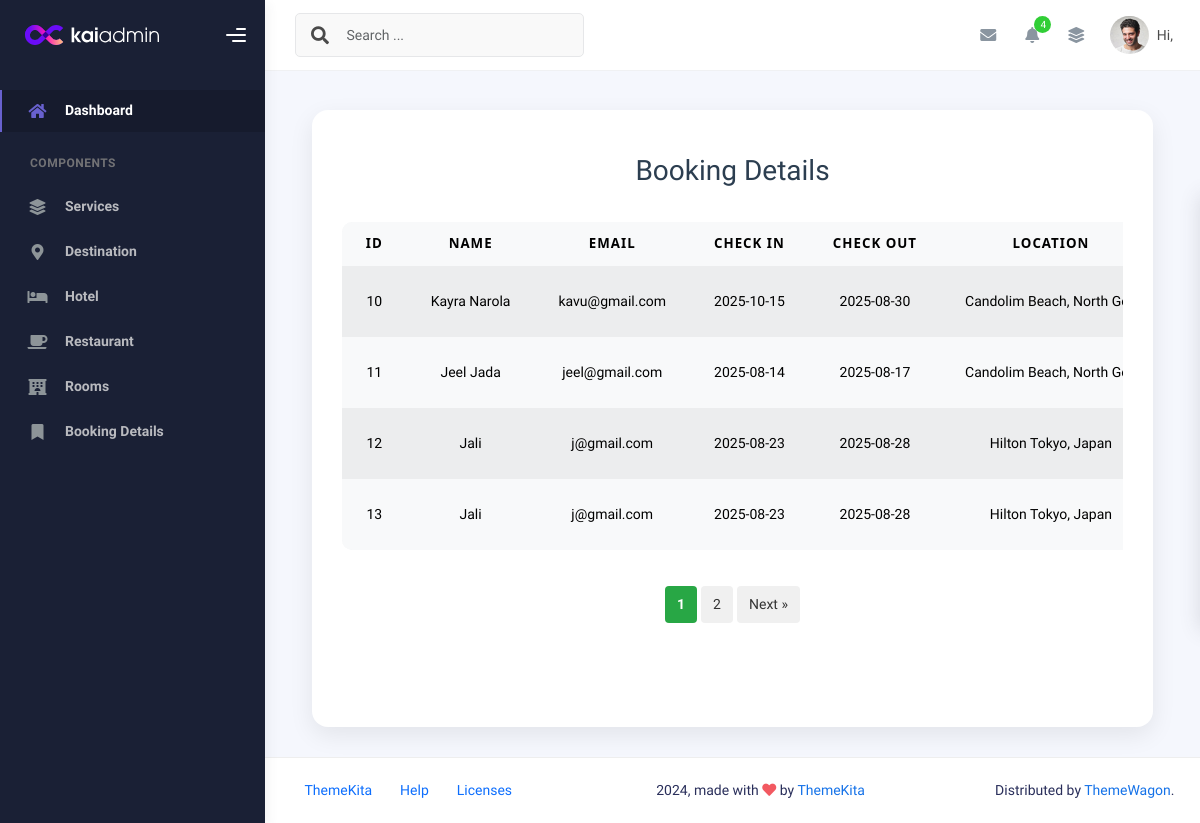
Page /admin/viewBooking.php on the committed database.
### tables this page shows
CREATE TABLE `booking` (
  `id` int(11) NOT NULL,
  `name` text NOT NULL,
  `email` text NOT NULL,
  `check_in` date NOT NULL,
  `check_out` date NOT NULL,
  `location` text NOT NULL,
  `price` int(11) NOT NULL,
  `HotelType` text NOT NULL,
  `status` text NOT NULL
);

### admin/viewBooking.php (the view, shortened to what this page needs)
<?php
include("../db.php");
include("header.php");
$limit = 4;
$page = isset($_GET['page']) && is_numeric($_GET['page']) ? intval($_GET['page']) : 1;
$offset = ($page - 1) * $limit;
$total_query = "SELECT COUNT(*) AS total FROM booking";
$total_result = mysqli_query($conn, $total_query);
$total_row = mysqli_fetch_assoc($total_result);
$total_records = $total_row['total'];
$total_pages = ceil($total_records / $limit);
$select = "SELECT * FROM booking LIMIT $limit OFFSET $offset";
$res = mysqli_query($conn, $select);
?>
<!DOCTYPE html>
<html lang="en">
<head>
    <link rel="stylesheet" href="view-style.css">
    <link rel="stylesheet" href="assets/css/ionicons.min.css">
    <link rel="stylesheet" href="assets/css/flaticon.css">
    <link rel="stylesheet" href="../css/aos.css">
    <link rel="stylesheet" href="../css/ionicons.min.css">
    <link rel="stylesheet" href="../css/flaticon.css">
    <link rel="stylesheet" href="../css/icomoon.css">
</head>
<body>
    <div class="container d-flex justify-content-center" style="margin-top: 80px;">
        <div class="admin-panel">
            <h2>Booking Details</h2>
            <div class="table-responsive">
                <table class="table table-light table-hover table-striped">
                    <thead>
                        <tr>
                            <th>Id</th>
                            <th>Name</th>
                            <th>Email</th>
                            <th>Check In</th>
                            <th>Check Out</th>
                            <th>Location</th>
                        </tr>
                    </thead>
                    <tbody>
                        <?php while ($row = mysqli_fetch_assoc($res)) { ?>
                            <tr>
                                <td><?php echo $row['id']; ?></td>
                                <td><?php echo $row['name']; ?></td>
                                <td><?php echo $row['email']; ?></td>
                                <td><?php echo $row['check_in']; ?></td>
                                <td><?php echo $row['check_out']; ?></td>
                                <td><?php echo $row['location']; ?></td>
                            </tr>
                        <?php } ?>
                    </tbody>
                </table>
            </div>
            <div class="pagination">
                <?php for ($i = 1; $i <= $total_pages; $i++): ?>
                    <a href="?page=<?php echo $i; ?>" class="<?php if ($i == $page) echo 'active'; ?>">
                        <?php echo $i; ?>
                    </a>
                <?php endfor; ?>
                <?php if ($page < $total_pages): ?>
                    <a href="?page=<?php echo $page + 1; ?>">Next &raquo;</a>
                <?php endif; ?>
            </div>
        </div>
    </div>
</body>
</html>
<?php include("footer.php"); ?>

### admin/view-style.css (style rules this page uses)
.admin-panel { width: 90%; max-width: 1200px; background-color: #fff; padding: 40px 30px; border-radius: 16px; box-shadow: 0 8px 24px rgba(0, 0, 0, 0.08); margin: 30px auto; transition: all 0.3s ease-in-out; font-family: 'Segoe UI', sans-serif; }
.admin-panel h2 { text-align: center; font-size: 28px; color: #2c3e50; margin-bottom: 30px; }
.table-responsive { overflow-x: auto; margin-top: 20px; }
table { width: 100%; min-width: 800px; border-collapse: collapse; background-color: #f9f9f9; border-radius: 10px; overflow: hidden; }
table th, table td { padding: 16px 12px; text-align: center; font-size: 15px; border-bottom: 1px solid #eee; white-space: nowrap; }
table th { background-color: #f1f3f5; color: #2d3436; font-weight: 600; }
.pagination { text-align: center; margin-top: 20px; display: flex; justify-content: center; }
.pagination a { display: inline-block; padding: 8px 12px; margin: 2px; background-color: #f0f0f0; color: #333; text-decoration: none; border-radius: 4px; }
.pagination a.active { font-weight: bold; text-decoration: underline; background-color: #28a745; color: #fff; }

### rows in the picture
booking: id "10", name "Kayra Narola", email "kavu@gmail.com", check_in "2025-10-15", check_out "2025-08-30", location "Candolim Beach, North…"
booking: id "11", name "Jeel Jada", email "jeel@gmail.com", check_in "2025-08-14", check_out "2025-08-17", location "Candolim Beach, North…"
booking: id "12", name "Jali", email "j@gmail.com", check_in "2025-08-23", check_out "2025-08-28", location "Hilton Tokyo, Japan"
booking: id "13", name "Jali", email "j@gmail.com", check_in "2025-08-23", check_out "2025-08-28", location "Hilton Tokyo, Japan"
